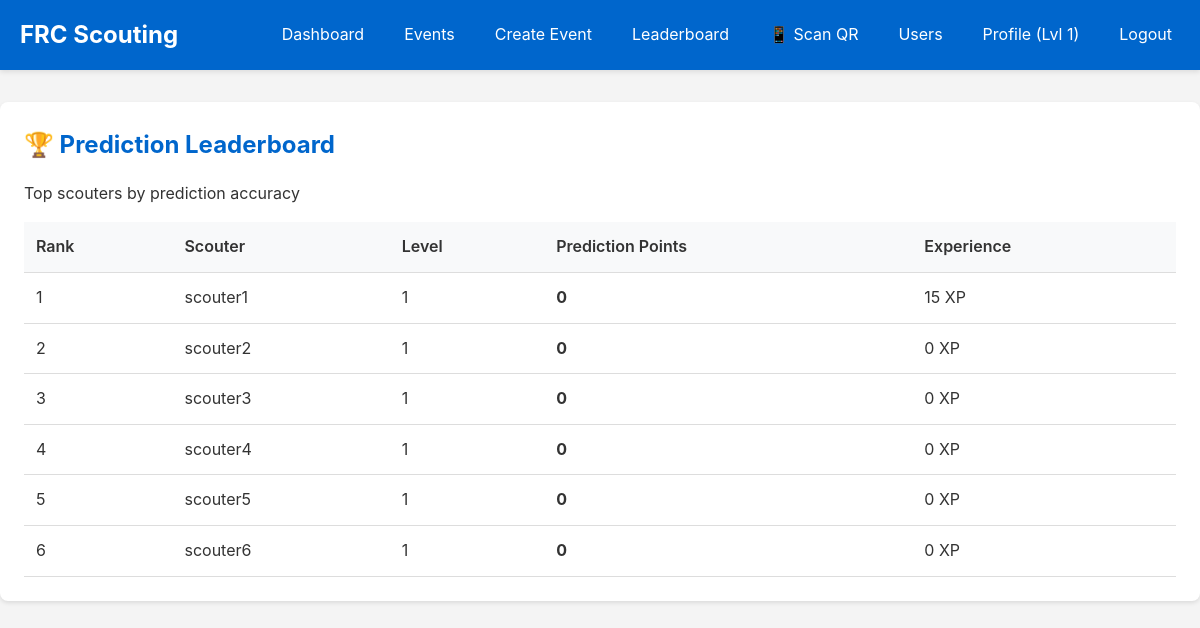
The app's page /scouting/leaderboard/ (signed in), older data.
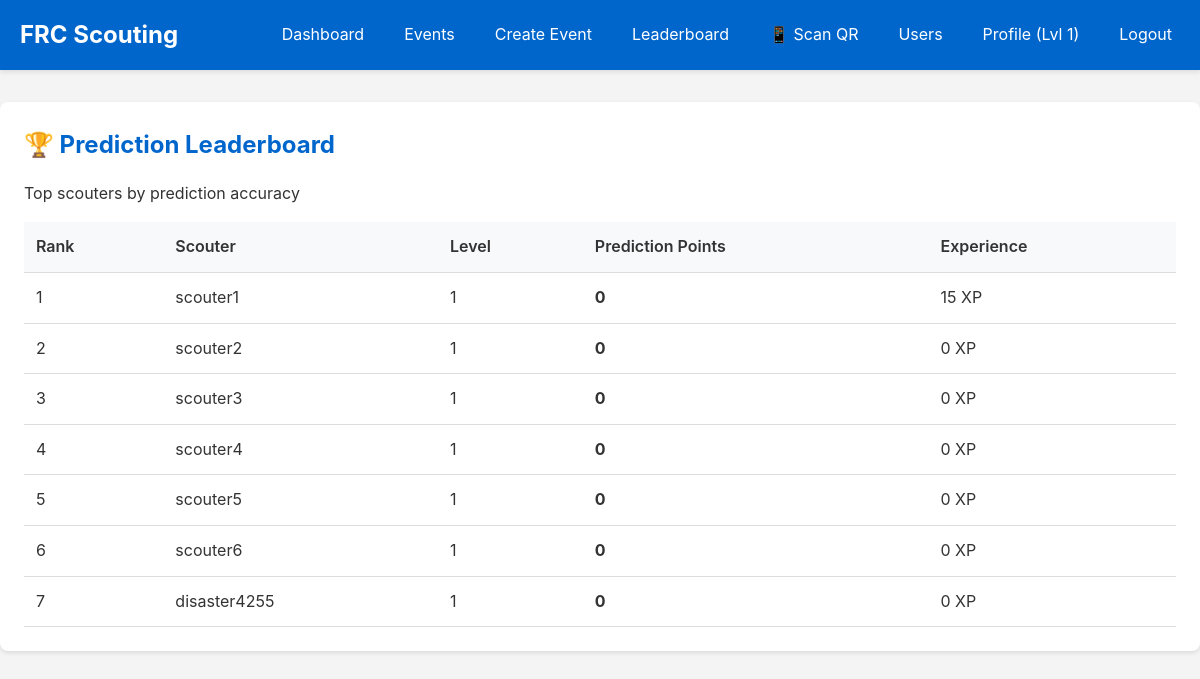
The same page, newer data.
### accounts/models.py (models this page shows, shortened)
class UserProfile(models.Model):
    ROLE_CHOICES = [
        ('ADMIN', 'Administrator'),
        ('STRATEGIST', 'Strategist'),
        ('SCOUTER', 'Scouter'),
    ]
    user = models.OneToOneField(User, on_delete=models.CASCADE, related_name='profile')
    role = models.CharField(max_length=20, choices=ROLE_CHOICES, default='SCOUTER')
    prediction_points = models.IntegerField(default=0)
    experience_points = models.IntegerField(default=0)
    level = models.IntegerField(default=1)
    created_at = models.DateTimeField(auto_now_add=True)
    updated_at = models.DateTimeField(auto_now=True)
    def can_manage_users(self):
        return self.role == 'ADMIN'
    def can_manage_events(self):
        return self.role in ['ADMIN', 'STRATEGIST']

### scouting/views.py (the view)
# urls.py: path('leaderboard/', views.prediction_leaderboard_view, name='leaderboard'),
@login_required
def prediction_leaderboard_view(request):
    from accounts.models import UserProfile
    leaderboard = UserProfile.objects.filter(role='SCOUTER').order_by('-prediction_points')
    context = {'leaderboard': leaderboard}
    return render(request, 'scouting/leaderboard.html', context)

### scouting/templates/scouting/leaderboard.html (shortened to what this page needs)
{% extends 'base.html' %}
{% block content %}
<div class="card">
    <h2>🏆 Prediction Leaderboard</h2>
    <p>Top scouters by prediction accuracy</p>
    {% if leaderboard %}
    <table>
        <thead>
            <tr>
                <th>Rank</th>
                <th>Scouter</th>
                <th>Level</th>
                <th>Prediction Points</th>
                <th>Experience</th>
            </tr>
        </thead>
        <tbody>
            {% for profile in leaderboard %}
            <tr{% if profile.user == user %} style="background: #fff3cd;"{% endif %}>
                <td>{{ forloop.counter }}</td>
                <td>{{ profile.user.username }}{% if profile.user == user %} (You){% endif %}</td>
                <td>{{ profile.level }}</td>
                <td><strong>{{ profile.prediction_points }}</strong></td>
                <td>{{ profile.experience_points }} XP</td>
            </tr>
            {% endfor %}
        </tbody>
    </table>
    {% else %}
    <p>No predictions submitted yet. Start making predictions to appear on the leaderboard!</p>
    {% endif %}
</div>
{% endblock %}

### templates/base.html (shortened to what this page needs)
<!DOCTYPE html>
<html lang="en">
<head>
</head>
<body>
    <nav>
        <div class="container">
            <h1>FRC Scouting</h1>
            {% if user.is_authenticated %}
            <ul>
                <li><a href="{% url 'dashboard' %}">Dashboard</a></li>
                <li><a href="{% url 'event_list' %}">Events</a></li>
                {% if user.profile.can_manage_events %}
                <li><a href="{% url 'create_event' %}">Create Event</a></li>
                {% endif %}
                <li><a href="{% url 'leaderboard' %}">Leaderboard</a></li>
                {% if user.profile.can_manage_events %}
                <li><a href="{% url 'scan_qr_code' %}">📱 Scan QR</a></li>
                {% endif %}
                {% if user.profile.can_manage_users %}
                <li><a href="{% url 'user_management' %}">Users</a></li>
                {% endif %}
                <li><a href="{% url 'profile' %}">Profile (Lvl {{ user.profile.level }})</a></li>
                <li><a href="{% url 'logout' %}">Logout</a></li>
            </ul>
            {% endif %}
        </div>
    </nav>
    <div class="container main-content">
        {% block content %}{% endblock %}
    </div>
</body>
</html>

### templates/base.html (style rules this page uses)
* { margin: 0; padding: 0; box-sizing: border-box; }
body { font-family: -apple-system, BlinkMacSystemFont, 'Segoe UI', Roboto, Oxygen, Ubuntu, Cantarell, sans-serif; line-height: 1.6; color: #333; background: #f4f4f4; }
.container { max-width: 1200px; margin: 0 auto; padding: 0 20px; }
nav { background: #0066cc; color: white; padding: 1rem 0; box-shadow: 0 2px 5px rgba(0,0,0,0.1); }
nav .container { display: flex; justify-content: space-between; align-items: center; flex-wrap: wrap; }
nav h1 { font-size: 1.5rem; }
nav ul { list-style: none; display: flex; gap: 1.5rem; flex-wrap: wrap; }
nav a { color: white; text-decoration: none; padding: 0.5rem; transition: background 0.3s; }
.main-content { padding: 2rem 0; }
.card { background: white; padding: 1.5rem; margin-bottom: 1.5rem; border-radius: 8px; box-shadow: 0 2px 4px rgba(0,0,0,0.1); }
.card h2 { margin-bottom: 1rem; color: #0066cc; }
table { width: 100%; border-collapse: collapse; margin-top: 1rem; }
th, td { padding: 0.75rem; text-align: left; border-bottom: 1px solid #ddd; }
th { background: #f8f9fa; font-weight: 600; }

Row changes from the older to the newer data that the page shows:
added UserProfile: user.username "disaster4255", level "1", prediction_points "0", experience_points "0"
